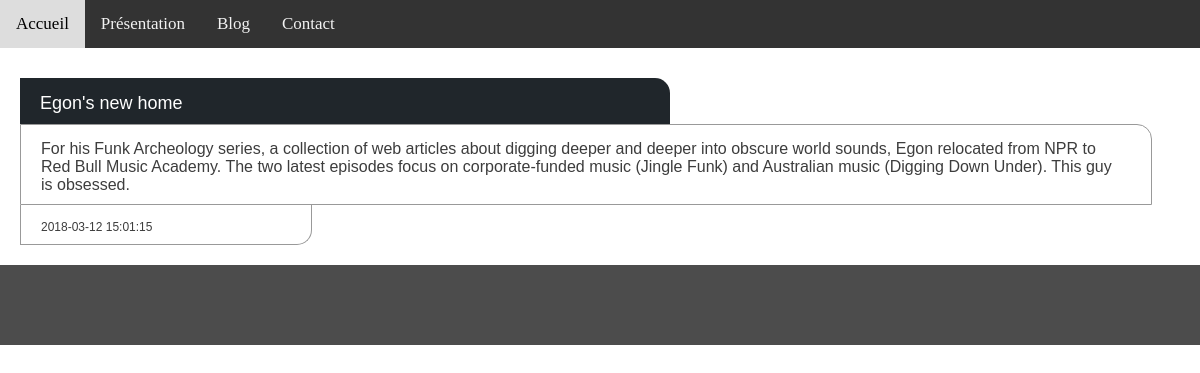
/blog-article.php?id=31, run on the app's committed database.
### tables this page shows
CREATE TABLE `articles` (
  `id_article` int(11) NOT NULL,
  `titre` varchar(255) NOT NULL,
  `paragraphe` text NOT NULL,
  `date` datetime NOT NULL,
  `categorie1` int(11) NOT NULL,
  `categorie2` int(11) NOT NULL,
  `categorie3` int(11) NOT NULL
);

### blog-article.php (the view, shortened to what this page needs)
<?php
include ('admin/connexionDB.php');
if (isset($_GET['id'])) {
  $id = $_GET['id'];
  $req = $bdd->prepare ('SELECT * FROM articles WHERE id_article = '.$id);
  $req->execute(array());
  $data= $req->fetch();
}
else{
  header('Location: blog-article.php');
}
?>
<!DOCTYPE html>
<html>
  <head>
    <link rel="stylesheet" type="text/css" href="assets/css/style.css">
    <link rel="stylesheet" type="text/css" href="assets/css/style-nav.css">
    <link rel="stylesheet" type="text/css" href="assets/css/style-blog.css">
  </head>
  <body>
    <div class="grid-nav">
      <div class="nav">
        <?php include("nav.php"); ?>
      </div>
    </div>
    <div class="grid-blog">
      <div class="blog">
        <div class="blog-titre">
          <?php
          echo $data['titre'];
          ?>
        </div>
        <div class="blog-article">
          <?php
          echo $data['paragraphe'];
          ?>
        </div>
        <div class="blog-date">
          <?php
          echo $data['date']."<br>";
          ?>
        </div>
      </div>
    </div>
    <div class="grid-footer">
      <div class="footer">
        <?php include('footer.php'); ?>
      </div>
    </div>
  </body>
</html>

### assets/css/style.css (style rules this page uses)
html body { margin: 0px; padding: 0px; }
.grid-nav { display: grid; height: auto; grid-template-columns: 1fr; grid-template-rows: 1fr; }
.grid-footer { display: grid; height: auto; grid-template-columns: 1fr; grid-template-rows: 1fr; }
.nav { grid-column: 1; grid-row: 1; }
.footer { grid-column: 1; grid-row: 1; }
.blog { grid-column: 1; grid-row: 1; }

### assets/css/style-blog.css (style rules this page uses)
.blog-titre { width: 50%; margin: 30px 20px 0 20px; padding: 15px 30px 10px 20px; border-top-right-radius: 15px; background-color: #20262b; color: #ffffff; font-family: arial; font-size: 18px; font-weight: 200; }
.blog-article { width: 90%; margin: 0 20px 0 20px; padding: 15px 30px 10px 20px; border: 1px solid #999999; border-top-right-radius: 15px; color: #3d3d3d; font-family: arial; font-size: 16px; }
.blog-date { width: 20%; margin: 0 20px 20px 20px; padding: 15px 30px 10px 20px; border: 1px solid #999999; border-top: 0px; border-bottom-right-radius: 15px; color: #3d3d3d; font-family: arial; font-size: 12px; }

### assets/css/footer.css (style rules this page uses)
* { margin: 0; padding: 0; }

### data on the page
articles: titre "Egon's new home", paragraphe "For his Funk Archeology series, a collection of web articles about digging deeper and deeper into obscure world sounds, Egon relocated from NPR to Red Bull Music Academy. The two latest episodes focus on corporate-funded music (Jingle Funk) and Australian music (Digging Down Under). This guy is obsessed.", date "2018-03-12 15:01:15"
